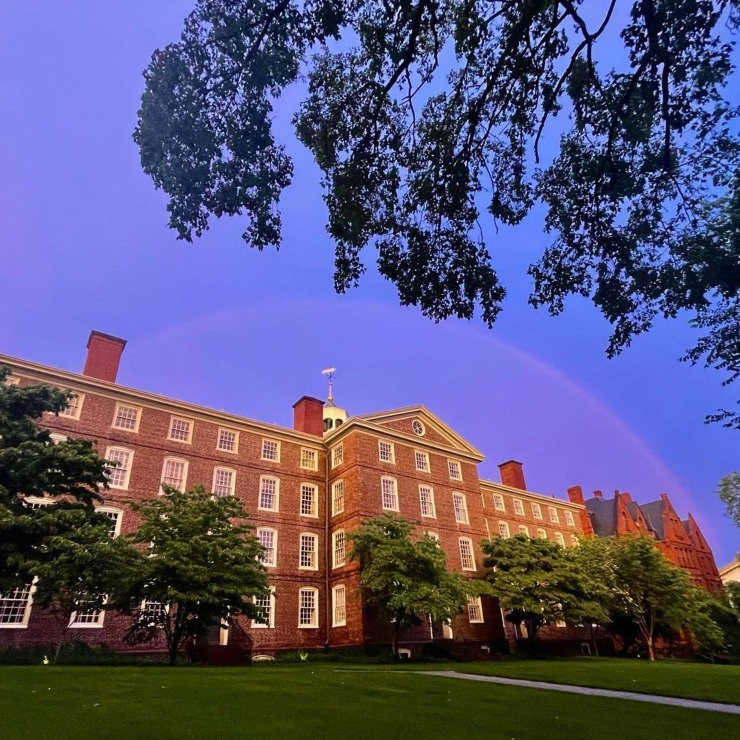
#> input picture filtres/univer.jpg, 740 x 740 px
$ python erode.py
#> lines starting #> are read from the running program, lines starting #| are printed output that depends on the picture; after the words box and inside, x2 and y2 are one past the last pixel; in counts of white or black regions, pixels touching at a corner belong together
import cv2
import numpy as np

def erode(mask,kernel):
    y=0
    ym,xm=kernel.shape
    m=int((xm-1)/2)
    mask2=255*np.ones(mask.shape,mask.dtype)
    while y<mask.shape[0]:
        x=0
        while x<mask.shape[1]:

             if  not( y<m or y>(mask.shape[0]-1-m) or x<m or x>(mask.shape[1]-1-m)):
                v=mask[y-m:y+m+1,x-m:x+m+1]

                h=0
                while(h<ym):
                     w=0
                     while(w<xm):
                        if(v[h,w]<kernel[h,w]):
                             mask2[y,x]=0
                             break
                        w+=1
                     if(mask2[y,x]==0):
                         break
                     h+=1
             x+=1
        y+=1

    return mask2


# Charger une image en niveaux de gris
image = cv2.imread('univer.jpg', cv2.IMREAD_GRAYSCALE)
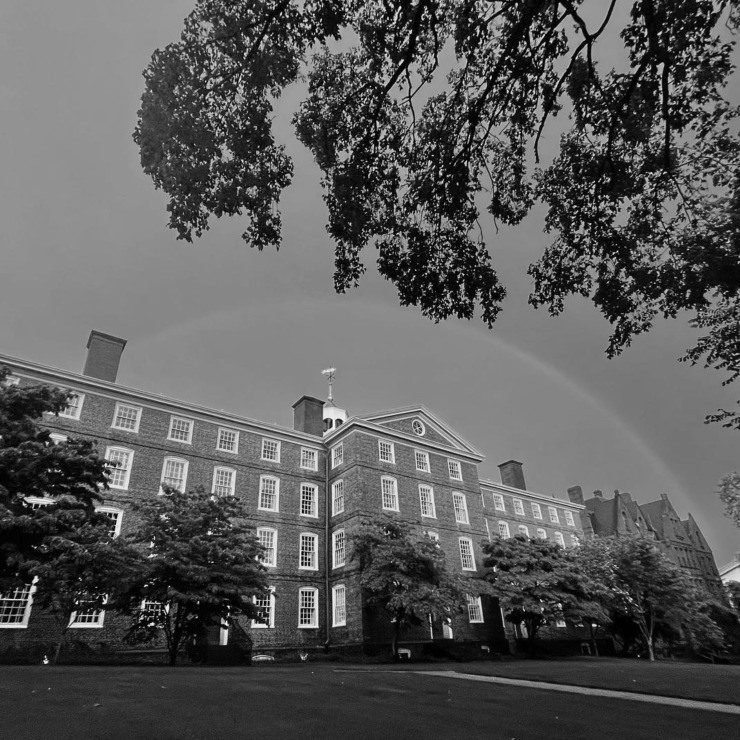
#> image: shape (740, 740); min 0, max 248, mean 89.6

# Définir un élément structurant (kernel) de test
kernel = np.array([[55, 55, 55],
                   [55, 55, 55],
                   [55, 55, 55]], dtype=np.uint8)

# Appliquer la fonction erode
result_erode = erode(image, kernel)
#> after the loop in erode, `while y<mask.shape[0]:`:
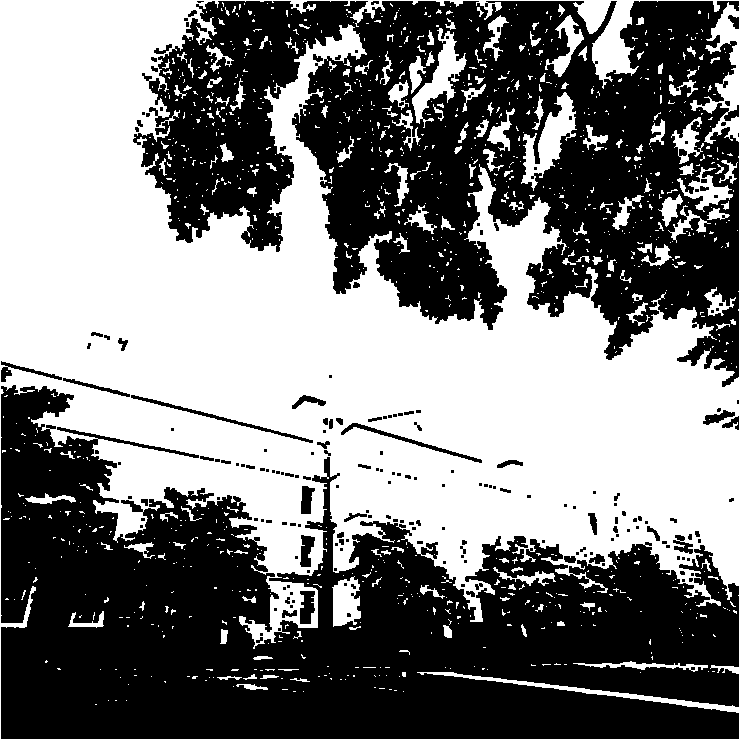
#> mask2: shape (740, 740); 48.6% white; 1175 white regions (1003 under 20 px), largest, box (x1, y1, x2, y2) and area: (0, 0, 740, 740) 241909, (521, 92, 577, 191) 2082, (412, 28, 467, 128) 1727
#> after the loop in erode, `while y<mask.shape[0]:`: y = 740


# Afficher les résultats
cv2.imshow('Image originale', image)
cv2.imshow('Résultat de erosion', result_erode)

cv2.waitKey(0)
cv2.destroyAllWindows()

$ run again, with filtres/noisy.jpg copied over filtres/univer.jpg
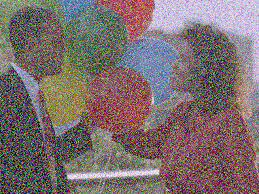
#> input picture filtres/noisy.jpg, 259 x 194 px
#> `image = cv2.imread('univer.jpg', cv2.IMREAD_GRAYSCALE)`:
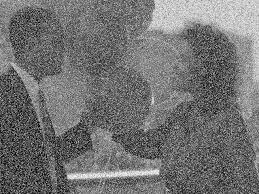
#> image: shape (194, 259); min 0, max 255, mean 114.4
#> after the loop in erode, `while y<mask.shape[0]:`:
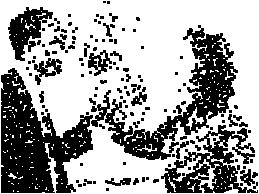
#> mask2: shape (194, 259); 64.1% white; 137 black regions (100 under 20 px), largest, box (x1, y1, x2, y2) and area: (1, 68, 93, 193) 6189, (91, 25, 238, 160) 4973, (161, 125, 258, 193) 2647
#> after the loop in erode, `while y<mask.shape[0]:`: y = 194
